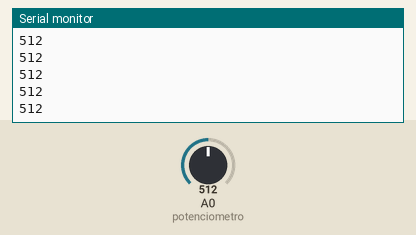
This sketch was run on a simulated Arduino Uno, built with avr-gcc and run on an emulated ATmega328P. Shown: the last lines printed to the serial monitor. The test bench sets the inputs (shaded band); at power-on: A0 (potenciometro) = 512.

Above: at 1.2 s.
1.3 s: A0 (potenciometro) set to 716
At 2.3 s:
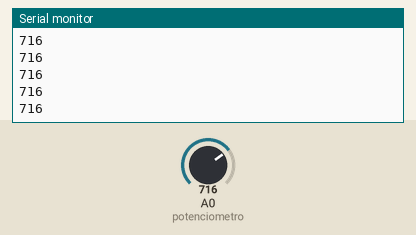
2.8 s: A0 (potenciometro) set to 900
At 3.3 s:
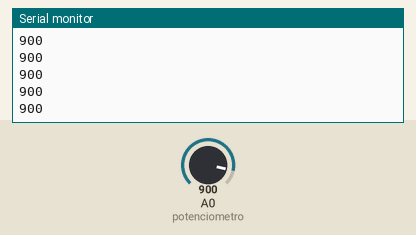
Timing chart, 0 to 5.8 s (numbered marks = the images above; inputs shaded):
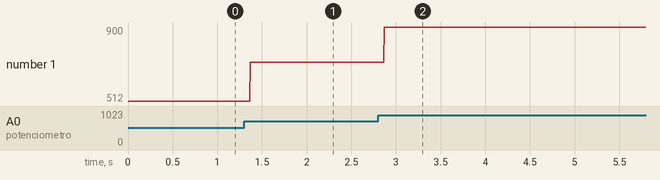

Measured:
- after the input at 1.3 s, the serial monitor: prints a new line after 0.07 s (image 1)
- after the input at 2.8 s, the serial monitor: prints a new line after 0.07 s (image 2)
- plotted number 1: 512 → 716 after the input at 1.3 s, 716 → 900 after the input at 2.8 s

The sketch:

Programa_Potenci_metro.ino
```cpp
//El potenciómetro entre todos sus niveles podemos obtner valores desde el 0 hasta el 1023.
//Es un componente analógico, por lo que se debe conectar a un pin analógico o PWM.

//Se debe crear una variable del pin y otra variable que contendrá el valor del potenciómetro
int potenciometro = A0; //Variable con el número de pin

int valorPotenciometro; //Variable que contendrá el valor del potenciómetro

void setup() {
  Serial.begin(9600);
  pinMode(potenciometro, INPUT); //Definimos el pin
}

void loop() {
  valorPotenciometro = analogRead(potenciometro); //Guardamos el valor del potenciómetro en una variable, esto se logra con el comando --> variable en la que se quiere guardar este valor = analogRead(pin del componente)
  Serial.println(valorPotenciometro);
}
```
